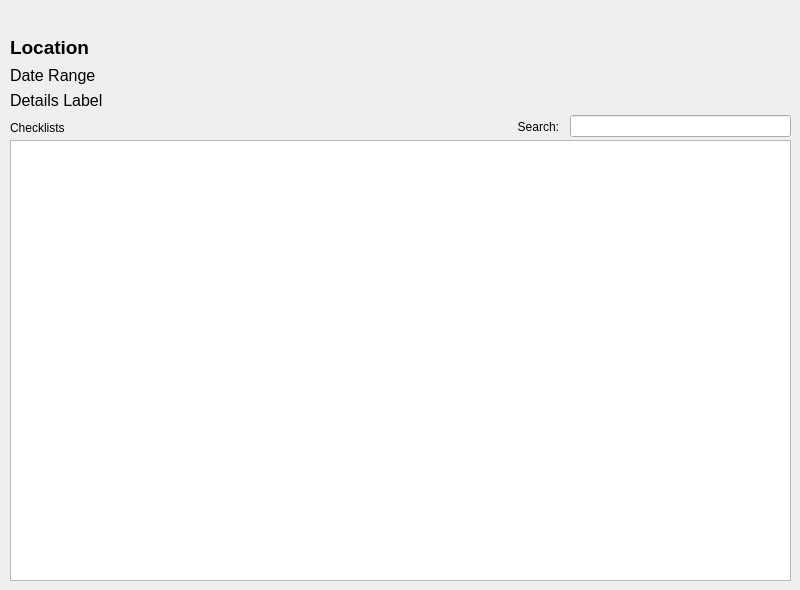
<?xml version="1.0" encoding="UTF-8"?>
<ui version="4.0">
 <class>frmChecklists</class>
 <widget class="QWidget" name="frmChecklists">
  <property name="geometry">
   <rect>
    <x>0</x>
    <y>0</y>
    <width>800</width>
    <height>590</height>
   </rect>
  </property>
  <property name="sizePolicy">
   <sizepolicy hsizetype="Fixed" vsizetype="Fixed">
    <horstretch>0</horstretch>
    <verstretch>0</verstretch>
   </sizepolicy>
  </property>
  <property name="minimumSize">
   <size>
    <width>800</width>
    <height>590</height>
   </size>
  </property>
  <property name="maximumSize">
   <size>
    <width>800</width>
    <height>590</height>
   </size>
  </property>
  <property name="windowTitle">
   <string>Species Report</string>
  </property>
  <property name="windowIcon">
   <iconset resource="icons.qrc">
    <normaloff>:/icon_checklists.png</normaloff>:/icon_checklists.png</iconset>
  </property>
  <widget class="QLineEdit" name="txtFind">
   <property name="geometry">
    <rect>
     <x>570</x>
     <y>115</y>
     <width>221</width>
     <height>22</height>
    </rect>
   </property>
  </widget>
  <widget class="QLabel" name="lblChecklists">
   <property name="geometry">
    <rect>
     <x>10</x>
     <y>120</y>
     <width>221</width>
     <height>16</height>
    </rect>
   </property>
   <property name="text">
    <string>Checklists</string>
   </property>
  </widget>
  <widget class="QTableWidget" name="tblChecklists">
   <property name="geometry">
    <rect>
     <x>10</x>
     <y>140</y>
     <width>781</width>
     <height>441</height>
    </rect>
   </property>
   <property name="sizePolicy">
    <sizepolicy hsizetype="Fixed" vsizetype="Fixed">
     <horstretch>0</horstretch>
     <verstretch>0</verstretch>
    </sizepolicy>
   </property>
   <property name="frameShape">
    <enum>QFrame::StyledPanel</enum>
   </property>
   <property name="horizontalScrollBarPolicy">
    <enum>Qt::ScrollBarAlwaysOff</enum>
   </property>
   <property name="editTriggers">
    <set>QAbstractItemView::NoEditTriggers</set>
   </property>
   <property name="sortingEnabled">
    <bool>true</bool>
   </property>
   <attribute name="horizontalHeaderVisible">
    <bool>false</bool>
   </attribute>
   <attribute name="horizontalHeaderHighlightSections">
    <bool>false</bool>
   </attribute>
   <attribute name="verticalHeaderVisible">
    <bool>false</bool>
   </attribute>
   <attribute name="verticalHeaderHighlightSections">
    <bool>false</bool>
   </attribute>
  </widget>
  <widget class="QLabel" name="label">
   <property name="geometry">
    <rect>
     <x>500</x>
     <y>120</y>
     <width>59</width>
     <height>14</height>
    </rect>
   </property>
   <property name="layoutDirection">
    <enum>Qt::LeftToRight</enum>
   </property>
   <property name="text">
    <string>Search:</string>
   </property>
   <property name="alignment">
    <set>Qt::AlignRight|Qt::AlignTrailing|Qt::AlignVCenter</set>
   </property>
  </widget>
  <widget class="QLabel" name="lblDateRange">
   <property name="geometry">
    <rect>
     <x>10</x>
     <y>65</y>
     <width>551</width>
     <height>21</height>
    </rect>
   </property>
   <property name="font">
    <font>
     <pointsize>12</pointsize>
     <weight>50</weight>
     <bold>false</bold>
    </font>
   </property>
   <property name="text">
    <string>Date Range</string>
   </property>
  </widget>
  <widget class="QLabel" name="lblLocation">
   <property name="geometry">
    <rect>
     <x>10</x>
     <y>30</y>
     <width>771</width>
     <height>35</height>
    </rect>
   </property>
   <property name="font">
    <font>
     <pointsize>14</pointsize>
     <weight>75</weight>
     <bold>true</bold>
    </font>
   </property>
   <property name="text">
    <string>Location</string>
   </property>
  </widget>
  <widget class="QLabel" name="lblDetails">
   <property name="geometry">
    <rect>
     <x>10</x>
     <y>90</y>
     <width>551</width>
     <height>21</height>
    </rect>
   </property>
   <property name="font">
    <font>
     <pointsize>12</pointsize>
     <weight>50</weight>
     <bold>false</bold>
    </font>
   </property>
   <property name="text">
    <string>Details Label</string>
   </property>
  </widget>
 </widget>
 <resources>
  <include location="icons.qrc"/>
 </resources>
 <connections/>
</ui>
